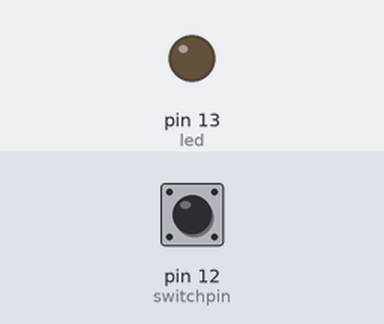
The sketch below on a simulated Arduino Uno, built with avr-gcc and run on an emulated ATmega328P. Shown: output pins drawn as LEDs (lit = HIGH). Inputs (shaded band) come from the test bench; at power-on: pin 12 (switchpin) LOW.

Above: at 1.2 s.
1.3 s: pin 12 (switchpin) pulled HIGH for 0.15 s
At 1.37 s:
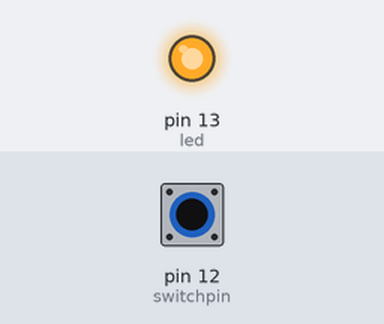
2.9 s: pin 12 (switchpin) pulled HIGH for 3.2 s
At 6.4 s:
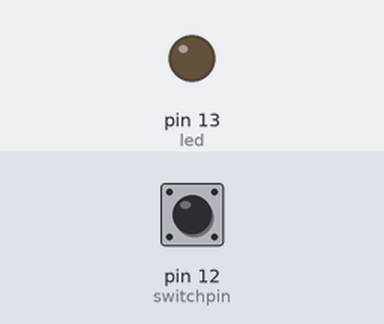
Timing chart, 0 to 7.9 s (numbered marks = the images above; inputs shaded):
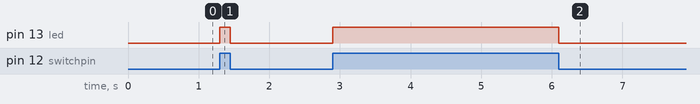

Measured:
- after the input at 1.3 s, pin 13 (led): LOW → HIGH at once, → LOW 0.15 s later
- after the input at 2.9 s, pin 13 (led): LOW → HIGH at once, → LOW 3.2 s later

The sketch:

sketch_nov05a.ino
```cpp
int led=13;
int switchpin=12;
  void setup()
{
  pinMode(led,OUTPUT);
  pinMode(switchpin,INPUT);
  }
  void loop()
  {
    boolean a=digitalRead(switchpin);
    if(a==1)
      digitalWrite(led,HIGH);
    else
      digitalWrite(led,LOW);
  }
```
